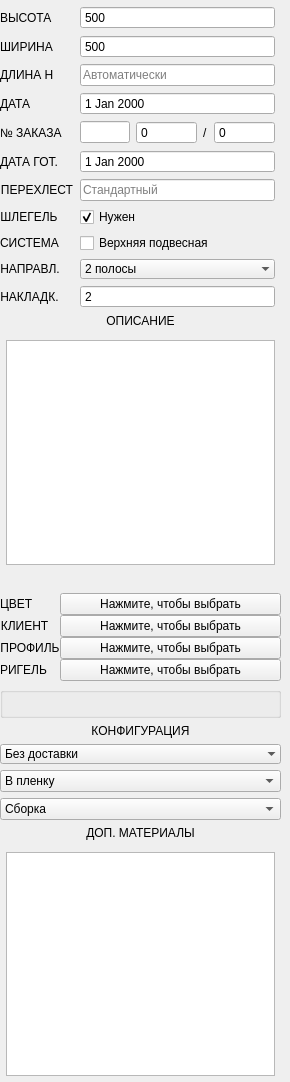
            <widget class="QWidget" name="right_pannel_content">
             <property name="geometry">
              <rect>
               <x>0</x>
               <y>0</y>
               <width>290</width>
               <height>1082</height>
              </rect>
             </property>
             <layout class="QVBoxLayout" name="verticalLayout_4">
              <property name="leftMargin">
               <number>0</number>
              </property>
              <property name="topMargin">
               <number>0</number>
              </property>
              <property name="rightMargin">
               <number>9</number>
              </property>
              <property name="bottomMargin">
               <number>0</number>
              </property>
              <item>
               <layout class="QFormLayout" name="formLayout">
                <property name="topMargin">
                 <number>6</number>
                </property>
                <property name="rightMargin">
                 <number>6</number>
                </property>
                <item row="0" column="0">
                 <widget class="QLabel" name="height">
                  <property name="text">
                   <string>ВЫСОТА</string>
                  </property>
                 </widget>
                </item>
                <item row="0" column="1">
                 <widget class="QSpinBox" name="inp_height">
                  <property name="sizePolicy">
                   <sizepolicy hsizetype="Preferred" vsizetype="Fixed">
                    <horstretch>0</horstretch>
                    <verstretch>0</verstretch>
                   </sizepolicy>
                  </property>
                  <property name="focusPolicy">
                   <enum>Qt::ClickFocus</enum>
                  </property>
                  <property name="wrapping">
                   <bool>false</bool>
                  </property>
                  <property name="buttonSymbols">
                   <enum>QAbstractSpinBox::NoButtons</enum>
                  </property>
                  <property name="correctionMode">
                   <enum>QAbstractSpinBox::CorrectToPreviousValue</enum>
                  </property>
                  <property name="keyboardTracking">
                   <bool>true</bool>
                  </property>
                  <property name="showGroupSeparator" stdset="0">
                   <bool>false</bool>
                  </property>
                  <property name="minimum">
                   <number>500</number>
                  </property>
                  <property name="maximum">
                   <number>9999</number>
                  </property>
                 </widget>
                </item>
                <item row="1" column="0">
                 <widget class="QLabel" name="long_2">
                  <property name="text">
                   <string>ШИРИНА</string>
                  </property>
                 </widget>
                </item>
                <item row="1" column="1">
                 <widget class="QSpinBox" name="inp_width">
                  <property name="sizePolicy">
                   <sizepolicy hsizetype="Preferred" vsizetype="Fixed">
                    <horstretch>0</horstretch>
                    <verstretch>0</verstretch>
                   </sizepolicy>
                  </property>
                  <property name="focusPolicy">
                   <enum>Qt::ClickFocus</enum>
                  </property>
                  <property name="buttonSymbols">
                   <enum>QAbstractSpinBox::NoButtons</enum>
                  </property>
                  <property name="minimum">
                   <number>500</number>
                  </property>
                  <property name="maximum">
                   <number>9999</number>
                  </property>
                 </widget>
                </item>
                <item row="2" column="0">
                 <widget class="QLabel" name="longL2">
                  <property name="text">
                   <string>ДЛИНА Н</string>
                  </property>
                 </widget>
                </item>
                <item row="2" column="1">
                 <widget class="QLineEdit" name="inp_quide_long">
                  <property name="sizePolicy">
                   <sizepolicy hsizetype="Expanding" vsizetype="Fixed">
                    <horstretch>0</horstretch>
                    <verstretch>0</verstretch>
                   </sizepolicy>
                  </property>
                  <property name="placeholderText">
                   <string>Автоматически</string>
                  </property>
                 </widget>
                </item>
                <item row="3" column="0">
                 <widget class="QLabel" name="date">
                  <property name="text">
                   <string>ДАТА</string>
                  </property>
                 </widget>
                </item>
                <item row="3" column="1">
                 <widget class="QDateEdit" name="inp_date">
                  <property name="sizePolicy">
                   <sizepolicy hsizetype="Expanding" vsizetype="Fixed">
                    <horstretch>0</horstretch>
                    <verstretch>0</verstretch>
                   </sizepolicy>
                  </property>
                  <property name="focusPolicy">
                   <enum>Qt::ClickFocus</enum>
                  </property>
                  <property name="buttonSymbols">
                   <enum>QAbstractSpinBox::NoButtons</enum>
                  </property>
                 </widget>
                </item>
                <item row="4" column="0">
                 <widget class="QLabel" name="norder">
                  <property name="text">
                   <string>№ ЗАКАЗА</string>
                  </property>
                 </widget>
                </item>
                <item row="4" column="1">
                 <layout class="QHBoxLayout" name="horizontalLayout_8">
                  <property name="spacing">
                   <number>6</number>
                  </property>
                  <item>
                   <widget class="QLineEdit" name="inp_responsibility">
                    <property name="sizePolicy">
                     <sizepolicy hsizetype="Maximum" vsizetype="Fixed">
                      <horstretch>0</horstretch>
                      <verstretch>0</verstretch>
                     </sizepolicy>
                    </property>
                    <property name="maximumSize">
                     <size>
                      <width>50</width>
                      <height>16777215</height>
                     </size>
                    </property>
                    <property name="readOnly">
                     <bool>true</bool>
                    </property>
                   </widget>
                  </item>
                  <item>
                   <widget class="QSpinBox" name="inp_order_number">
                    <property name="sizePolicy">
                     <sizepolicy hsizetype="Expanding" vsizetype="Fixed">
                      <horstretch>0</horstretch>
                      <verstretch>0</verstretch>
                     </sizepolicy>
                    </property>
                    <property name="focusPolicy">
                     <enum>Qt::ClickFocus</enum>
                    </property>
                    <property name="buttonSymbols">
                     <enum>QAbstractSpinBox::NoButtons</enum>
                    </property>
                    <property name="suffix">
                     <string/>
                    </property>
                    <property name="prefix">
                     <string/>
                    </property>
                    <property name="minimum">
                     <number>0</number>
                    </property>
                    <property name="maximum">
                     <number>999</number>
                    </property>
                    <property name="stepType">
                     <enum>QAbstractSpinBox::DefaultStepType</enum>
                    </property>
                    <property name="value">
                     <number>0</number>
                    </property>
                   </widget>
                  </item>
                  <item>
                   <widget class="QLabel" name="norder_2">
                    <property name="sizePolicy">
                     <sizepolicy hsizetype="Preferred" vsizetype="Preferred">
                      <horstretch>0</horstretch>
                      <verstretch>0</verstretch>
                     </sizepolicy>
                    </property>
                    <property name="text">
                     <string>/</string>
                    </property>
                    <property name="scaledContents">
                     <bool>false</bool>
                    </property>
                    <property name="indent">
                     <number>0</number>
                    </property>
                   </widget>
                  </item>
                  <item>
                   <widget class="QSpinBox" name="inp_order_number_part">
                    <property name="sizePolicy">
                     <sizepolicy hsizetype="Expanding" vsizetype="Fixed">
                      <horstretch>0</horstretch>
                      <verstretch>0</verstretch>
                     </sizepolicy>
                    </property>
                    <property name="focusPolicy">
                     <enum>Qt::ClickFocus</enum>
                    </property>
                    <property name="buttonSymbols">
                     <enum>QAbstractSpinBox::NoButtons</enum>
                    </property>
                    <property name="suffix">
                     <string/>
                    </property>
                    <property name="prefix">
                     <string/>
                    </property>
                    <property name="minimum">
                     <number>0</number>
                    </property>
                    <property name="maximum">
                     <number>999</number>
                    </property>
                    <property name="stepType">
                     <enum>QAbstractSpinBox::DefaultStepType</enum>
                    </property>
                    <property name="value">
                     <number>0</number>
                    </property>
                   </widget>
                  </item>
                 </layout>
                </item>
                <item row="5" column="0">
                 <widget class="QLabel" name="dateout">
                  <property name="text">
                   <string>ДАТА ГОТ.</string>
                  </property>
                 </widget>
                </item>
                <item row="5" column="1">
                 <widget class="QDateEdit" name="inp_date_uot">
                  <property name="sizePolicy">
                   <sizepolicy hsizetype="Expanding" vsizetype="Fixed">
                    <horstretch>0</horstretch>
                    <verstretch>0</verstretch>
                   </sizepolicy>
                  </property>
                  <property name="focusPolicy">
                   <enum>Qt::ClickFocus</enum>
                  </property>
                  <property name="buttonSymbols">
                   <enum>QAbstractSpinBox::NoButtons</enum>
                  </property>
                 </widget>
                </item>
                <item row="6" column="0">
                 <widget class="QLabel" name="discription_10">
                  <property name="text">
                   <string>ПЕРЕХЛЕСТ</string>
                  </property>
                  <property name="alignment">
                   <set>Qt::AlignCenter</set>
                  </property>
                 </widget>
                </item>
                <item row="6" column="1">
                 <widget class="QLineEdit" name="inp_overlap_count">
                  <property name="sizePolicy">
                   <sizepolicy hsizetype="Expanding" vsizetype="Fixed">
                    <horstretch>0</horstretch>
                    <verstretch>0</verstretch>
                   </sizepolicy>
                  </property>
                  <property name="placeholderText">
                   <string>Стандартный</string>
                  </property>
                 </widget>
                </item>
                <item row="7" column="0">
                 <widget class="QLabel" name="discription_6">
                  <property name="text">
                   <string>ШЛЕГЕЛЬ</string>
                  </property>
                  <property name="alignment">
                   <set>Qt::AlignCenter</set>
                  </property>
                 </widget>
                </item>
                <item row="7" column="1">
                 <widget class="QCheckBox" name="ch_need_shlegel">
                  <property name="text">
                   <string>Нужен</string>
                  </property>
                  <property name="checked">
                   <bool>true</bool>
                  </property>
                  <property name="tristate">
                   <bool>false</bool>
                  </property>
                 </widget>
                </item>
                <item row="8" column="0">
                 <widget class="QLabel" name="discription_11">
                  <property name="text">
                   <string>СИСТЕМА</string>
                  </property>
                  <property name="alignment">
                   <set>Qt::AlignCenter</set>
                  </property>
                 </widget>
                </item>
                <item row="8" column="1">
                 <widget class="QCheckBox" name="c_bot_system">
                  <property name="text">
                   <string>Верхняя подвесная</string>
                  </property>
                  <property name="checked">
                   <bool>false</bool>
                  </property>
                  <property name="tristate">
                   <bool>false</bool>
                  </property>
                 </widget>
                </item>
                <item row="9" column="0">
                 <widget class="QLabel" name="discription_12">
                  <property name="text">
                   <string>НАПРАВЛ.</string>
                  </property>
                  <property name="alignment">
                   <set>Qt::AlignCenter</set>
                  </property>
                 </widget>
                </item>
                <item row="9" column="1">
                 <widget class="QComboBox" name="c_guide">
                  <property name="focusPolicy">
                   <enum>Qt::NoFocus</enum>
                  </property>
                  <property name="insertPolicy">
                   <enum>QComboBox::InsertAtBottom</enum>
                  </property>
                  <property name="sizeAdjustPolicy">
                   <enum>QComboBox::AdjustToContentsOnFirstShow</enum>
                  </property>
                  <property name="duplicatesEnabled">
                   <bool>false</bool>
                  </property>
                  <property name="frame">
                   <bool>false</bool>
                  </property>
                  <item>
                   <property name="text">
                    <string>2 полосы</string>
                   </property>
                  </item>
                  <item>
                   <property name="text">
                    <string>1 полоса</string>
                   </property>
                  </item>
                  <item>
                   <property name="text">
                    <string>Без направляющих</string>
                   </property>
                  </item>
                 </widget>
                </item>
                <item row="10" column="0">
                 <widget class="QLabel" name="lbl_guide_decor">
                  <property name="text">
                   <string>НАКЛАДК.</string>
                  </property>
                  <property name="alignment">
                   <set>Qt::AlignCenter</set>
                  </property>
                 </widget>
                </item>
                <item row="10" column="1">
                 <widget class="QSpinBox" name="c_guide_decor">
                  <property name="sizePolicy">
                   <sizepolicy hsizetype="Preferred" vsizetype="Fixed">
                    <horstretch>0</horstretch>
                    <verstretch>0</verstretch>
                   </sizepolicy>
                  </property>
                  <property name="focusPolicy">
                   <enum>Qt::ClickFocus</enum>
                  </property>
                  <property name="buttonSymbols">
                   <enum>QAbstractSpinBox::NoButtons</enum>
                  </property>
                  <property name="suffix">
                   <string/>
                  </property>
                  <property name="minimum">
                   <number>0</number>
                  </property>
                  <property name="maximum">
                   <number>10</number>
                  </property>
                  <property name="value">
                   <number>2</number>
                  </property>
                 </widget>
                </item>
               </layout>
              </item>
              <item>
               <widget class="QLabel" name="discription">
                <property name="text">
                 <string>ОПИСАНИЕ</string>
                </property>
                <property name="alignment">
                 <set>Qt::AlignCenter</set>
                </property>
               </widget>
              </item>
              <item>
               <layout class="QVBoxLayout" name="verticalLayout_3">
                <property name="spacing">
                 <number>0</number>
                </property>
                <property name="leftMargin">
                 <number>6</number>
                </property>
                <property name="topMargin">
                 <number>6</number>
                </property>
                <property name="rightMargin">
                 <number>6</number>
                </property>
                <property name="bottomMargin">
                 <number>6</number>
                </property>
                <item>
                 <widget class="QTextEdit" name="inp_description">
                  <property name="sizePolicy">
                   <sizepolicy hsizetype="Expanding" vsizetype="Expanding">
                    <horstretch>0</horstretch>
                    <verstretch>0</verstretch>
                   </sizepolicy>
                  </property>
                 </widget>
                </item>
               </layout>
              </item>
              <item>
               <layout class="QFormLayout" name="formLayout_2">
                <property name="horizontalSpacing">
                 <number>0</number>
                </property>
                <property name="verticalSpacing">
                 <number>0</number>
                </property>
                <property name="topMargin">
                 <number>16</number>
                </property>
                <property name="bottomMargin">
                 <number>0</number>
                </property>
                <item row="0" column="0">
                 <widget class="QLabel" name="color_2">
                  <property name="text">
                   <string>ЦВЕТ</string>
                  </property>
                 </widget>
                </item>
                <item row="0" column="1">
                 <widget class="QPushButton" name="btn_color">
                  <property name="text">
                   <string>Нажмите, чтобы выбрать</string>
                  </property>
                 </widget>
                </item>
                <item row="1" column="0">
                 <widget class="QLabel" name="discription_2">
                  <property name="text">
                   <string>КЛИЕНТ</string>
                  </property>
                  <property name="alignment">
                   <set>Qt::AlignCenter</set>
                  </property>
                 </widget>
                </item>
                <item row="1" column="1">
                 <widget class="QPushButton" name="btn_customer">
                  <property name="text">
                   <string>Нажмите, чтобы выбрать</string>
                  </property>
                 </widget>
                </item>
                <item row="2" column="0">
                 <widget class="QLabel" name="discription_4">
                  <property name="text">
                   <string>ПРОФИЛЬ</string>
                  </property>
                  <property name="alignment">
                   <set>Qt::AlignCenter</set>
                  </property>
                 </widget>
                </item>
                <item row="2" column="1">
                 <widget class="QPushButton" name="btn_profile">
                  <property name="text">
                   <string>Нажмите, чтобы выбрать</string>
                  </property>
                 </widget>
                </item>
                <item row="3" column="0">
                 <widget class="QLabel" name="discription_3">
                  <property name="text">
                   <string>РИГЕЛЬ</string>
                  </property>
                  <property name="alignment">
                   <set>Qt::AlignCenter</set>
                  </property>
                 </widget>
                </item>
                <item row="3" column="1">
                 <widget class="QPushButton" name="btn_rigel">
                  <property name="text">
                   <string>Нажмите, чтобы выбрать</string>
                  </property>
                 </widget>
                </item>
               </layout>
              </item>
              <item>
               <widget class="QGroupBox" name="groupBox_8">
                <property name="title">
                 <string/>
                </property>
                <layout class="QGridLayout" name="gridLayout_4">
                 <property name="leftMargin">
                  <number>0</number>
                 </property>
                 <property name="topMargin">
                  <number>0</number>
                 </property>
                 <property name="rightMargin">
                  <number>0</number>
                 </property>
                 <property name="bottomMargin">
                  <number>0</number>
                 </property>
                 <property name="spacing">
                  <number>0</number>
                 </property>
                </layout>
               </widget>
              </item>
              <item>
               <widget class="QLabel" name="discription_9">
                <property name="text">
                 <string>КОНФИГУРАЦИЯ</string>
                </property>
                <property name="alignment">
                 <set>Qt::AlignCenter</set>
                </property>
               </widget>
              </item>
              <item>
               <widget class="QComboBox" name="c_delivery_config">
                <property name="focusPolicy">
                 <enum>Qt::NoFocus</enum>
                </property>
                <property name="insertPolicy">
                 <enum>QComboBox::InsertAtBottom</enum>
                </property>
                <property name="sizeAdjustPolicy">
                 <enum>QComboBox::AdjustToContentsOnFirstShow</enum>
                </property>
                <property name="duplicatesEnabled">
                 <bool>false</bool>
                </property>
                <property name="frame">
                 <bool>false</bool>
                </property>
                <item>
                 <property name="text">
                  <string>Без доставки</string>
                 </property>
                </item>
                <item>
                 <property name="text">
                  <string>С доставкой</string>
                 </property>
                </item>
               </widget>
              </item>
              <item>
               <widget class="QComboBox" name="c_pack_config">
                <property name="focusPolicy">
                 <enum>Qt::NoFocus</enum>
                </property>
                <item>
                 <property name="text">
                  <string>В пленку</string>
                 </property>
                </item>
                <item>
                 <property name="text">
                  <string>В гофру</string>
                 </property>
                </item>
                <item>
                 <property name="text">
                  <string>В ящик</string>
                 </property>
                </item>
                <item>
                 <property name="text">
                  <string>Без упаковки</string>
                 </property>
                </item>
               </widget>
              </item>
              <item>
               <widget class="QComboBox" name="c_set_config">
                <property name="enabled">
                 <bool>true</bool>
                </property>
                <property name="focusPolicy">
                 <enum>Qt::NoFocus</enum>
                </property>
                <item>
                 <property name="text">
                  <string>Сборка</string>
                 </property>
                </item>
                <item>
                 <property name="text">
                  <string>Нарезка</string>
                 </property>
                </item>
                <item>
                 <property name="text">
                  <string>Нарезка, Сверловка</string>
                 </property>
                </item>
               </widget>
              </item>
              <item>
               <widget class="QLabel" name="discription_8">
                <property name="text">
                 <string>ДОП. МАТЕРИАЛЫ</string>
                </property>
                <property name="alignment">
                 <set>Qt::AlignCenter</set>
                </property>
               </widget>
              </item>
              <item>
               <layout class="QVBoxLayout" name="verticalLayout_7">
                <property name="leftMargin">
                 <number>6</number>
                </property>
                <property name="topMargin">
                 <number>6</number>
                </property>
                <property name="rightMargin">
                 <number>6</number>
                </property>
                <property name="bottomMargin">
                 <number>6</number>
                </property>
                <item>
                 <widget class="QTextEdit" name="inp_additional_materials">
                  <property name="sizePolicy">
                   <sizepolicy hsizetype="Expanding" vsizetype="Expanding">
                    <horstretch>0</horstretch>
                    <verstretch>0</verstretch>
                   </sizepolicy>
                  </property>
                 </widget>
                </item>
               </layout>
              </item>
             </layout>
            </widget>
